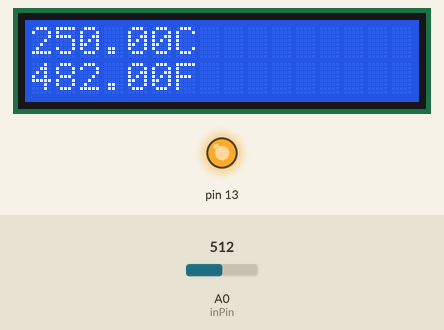
A sketch run on a simulated Arduino Uno, built with avr-gcc and run on an emulated ATmega328P. Shown: 16×2 character LCD, output pins drawn as LEDs (lit = HIGH). The inputs (shaded band) are chosen by the test bench; at power-on: A0 (inPin) = 512.

Above: at 1.2 s.
1.3 s: A0 (inPin) set to 716
At 3.2 s:
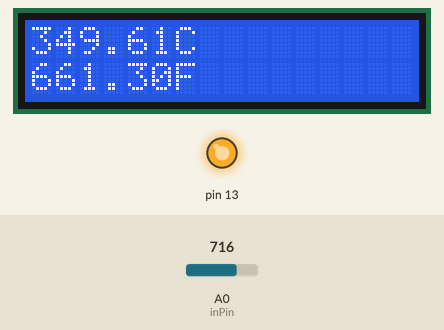
4.0 s: A0 (inPin) set to 900
At 4.9 s:
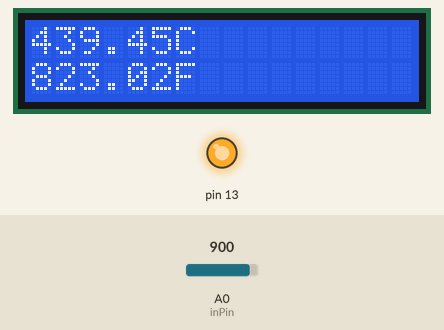
6.7 s: A0 (inPin) set to 1023
At 8.4 s:
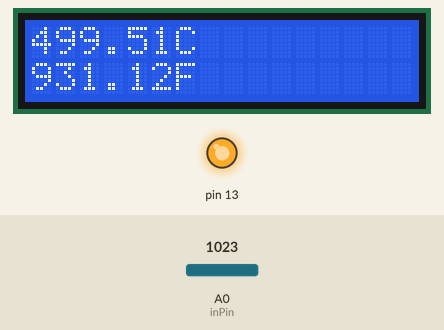
Timing chart, 0 to 9.9 s (numbered marks = the images above; inputs shaded):
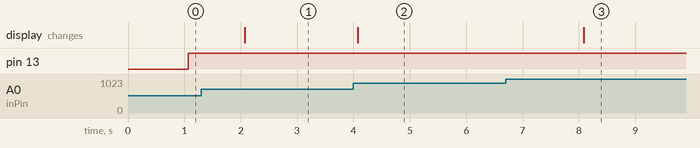

Measured:
- after the input at 1.3 s, the display: changes after 0.77 s (image 1)
- after the input at 4.0 s, the display: changes after 0.08 s (image 2)
- after the input at 6.7 s, the display: changes after 1.4 s (image 3)

The sketch:

Temperature_sensor_and_Lcd_Project.ino
```cpp
#include <LiquidCrystal.h>

LiquidCrystal lcd(12, 11, 5, 4, 3, 2); //Digital pins to which you connect the LCD
const int inPin = 0;                   // A0 is where you connect the sensor
void setup()
{
  lcd.begin(16,2);
  pinMode(13, OUTPUT);

}
void loop()
{
  int value = analogRead(inPin); // read the value from the sensor
  lcd.setCursor(0,1);
  float millivolts = (value / 1024.0) * 5000;
  float celsius = millivolts / 10;
  lcd.clear();
  lcd.setCursor(0,0);
  lcd.print(celsius);
  lcd.print("C");
  lcd.setCursor(0,1);
  lcd.print((celsius * 9)/5 + 32); //turning the celsius into fahrehait
  lcd.print("F");
  delay(1000);

  if(celsius > 85){
  digitalWrite(13, HIGH);
  delay(1000);
  }
  else{
  digitalWrite(13, LOW);
  delay(1000);
  }
}
```
